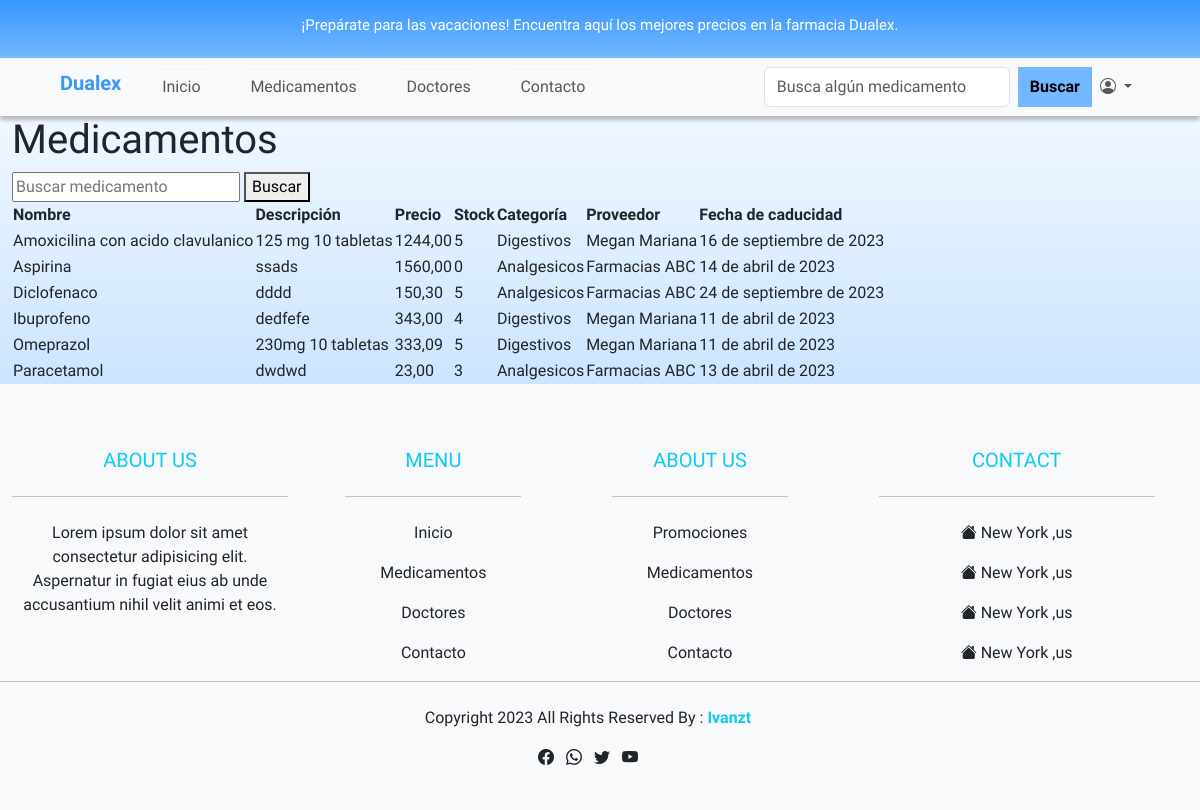
Screenshot of /medicamentos/medicamentos/ with the database file from the repository.
### medicamentos/models.py (models this page shows, shortened)
class Medicamento(models.Model):
    codigo_barras = models.CharField(max_length=50, primary_key=True)
    nombre = models.CharField(max_length=255)
    descripcion = models.TextField()
    precio = models.DecimalField(max_digits=8, decimal_places=2)
    stock = models.PositiveIntegerField()
    categoria = models.ForeignKey(Categoria, on_delete=models.CASCADE)
    proveedor = models.ForeignKey(Proveedor, on_delete=models.CASCADE)
    imagen = models.ImageField(upload_to='medicamentos', null=True, blank=True)
    fecha_caducidad = models.DateField(default=timezone.now)

class Categoria(models.Model):
    nombre = models.CharField(max_length=50)
    def __str__(self):
        return self.nombre

class Proveedor(models.Model):
    nombre = models.CharField(max_length=50)
    direccion = models.CharField(max_length=255)
    phone = models.CharField(max_length=10)
    correo_electronico = models.EmailField(max_length=255)
    def __str__(self):
        return self.nombre

### medicamentos/views.py (the view)
# urls.py: path("medicamentos/",include("medicamentos.urls")),
def medicamentos(request):
    medicamentos = Medicamento.objects.order_by('nombre')
    nombres_medicamentos = list(medicamentos.values_list('nombre', flat=True))
    query = request.GET.get('search')
    if query:
        medicamentos = medicamentos.filter(Q(nombre__icontains=query))
    context = {
        'medicamentos': medicamentos,
        'nombres_medicamentos': nombres_medicamentos
    }
    return render(request, 'medicamentos.html', context)

### medicamentos/templates/medicamentos.html (shortened to what this page needs)
{% extends 'base.html' %}
{% block link %}
    <link rel="stylesheet" href="//code.jquery.com/ui/1.13.0/themes/base/jquery-ui.css">
{% endblock  %}
{% block contenido %}
<div class="container">
    <h1>Medicamentos</h1>
    <form method="get" action="{% url 'medicamentos' %}">
        <input type="text" name="search" id="search" placeholder="Buscar medicamento" autocomplete="on">
        <button type="submit">Buscar</button>
    </form>
    <table>
        <thead>
            <tr>
                <th>Nombre</th>
                <th>Descripción</th>
                <th>Precio</th>
                <th>Stock</th>
                <th>Categoría</th>
                <th>Proveedor</th>
                <th>Fecha de caducidad</th>
            </tr>
        </thead>
        <tbody>
            {% for medicamento in medicamentos %}
            <tr>
                <td>{{ medicamento.nombre }}</td>
                <td>{{ medicamento.descripcion }}</td>
                <td>{{ medicamento.precio }}</td>
                <td>{{ medicamento.stock }}</td>
                <td>{{ medicamento.categoria }}</td>
                <td>{{ medicamento.proveedor }}</td>
                <td>{{ medicamento.fecha_caducidad }}</td>
            </tr>
            {% endfor %}
        </tbody>
    </table>
</div>
{% endblock  %}

### static/css/style.css (style rules this page uses)
body { background: linear-gradient(to bottom, white, #93c7ff); font-family:'Urbanist',sans-serif; }
.container { max-width: 100%; }

### rows the page displays
Medicamento: nombre "Amoxicilina con acido clavulanico", descripcion "125 mg 10 tabletas", precio "1244,00", stock "5", categoria "Digestivos", proveedor "Megan Mariana", fecha_caducidad "16 de septiembre de 2023"
Medicamento: nombre "Aspirina", descripcion "ssads", precio "1560,00", stock "0", categoria "Analgesicos", proveedor "Farmacias ABC", fecha_caducidad "14 de abril de 2023"
Medicamento: nombre "Diclofenaco", descripcion "dddd", precio "150,30", stock "5", categoria "Analgesicos", proveedor "Farmacias ABC", fecha_caducidad "24 de septiembre de 2023"
Medicamento: nombre "Ibuprofeno", descripcion "dedfefe", precio "343,00", stock "4", categoria "Digestivos", proveedor "Megan Mariana", fecha_caducidad "11 de abril de 2023"
Medicamento: nombre "Omeprazol", descripcion "230mg 10 tabletas", precio "333,09", stock "5", categoria "Digestivos", proveedor "Megan Mariana", fecha_caducidad "11 de abril de 2023"
Medicamento: nombre "Paracetamol", descripcion "dwdwd", precio "23,00", stock "3", categoria "Analgesicos", proveedor "Farmacias ABC", fecha_caducidad "13 de abril de 2023"
